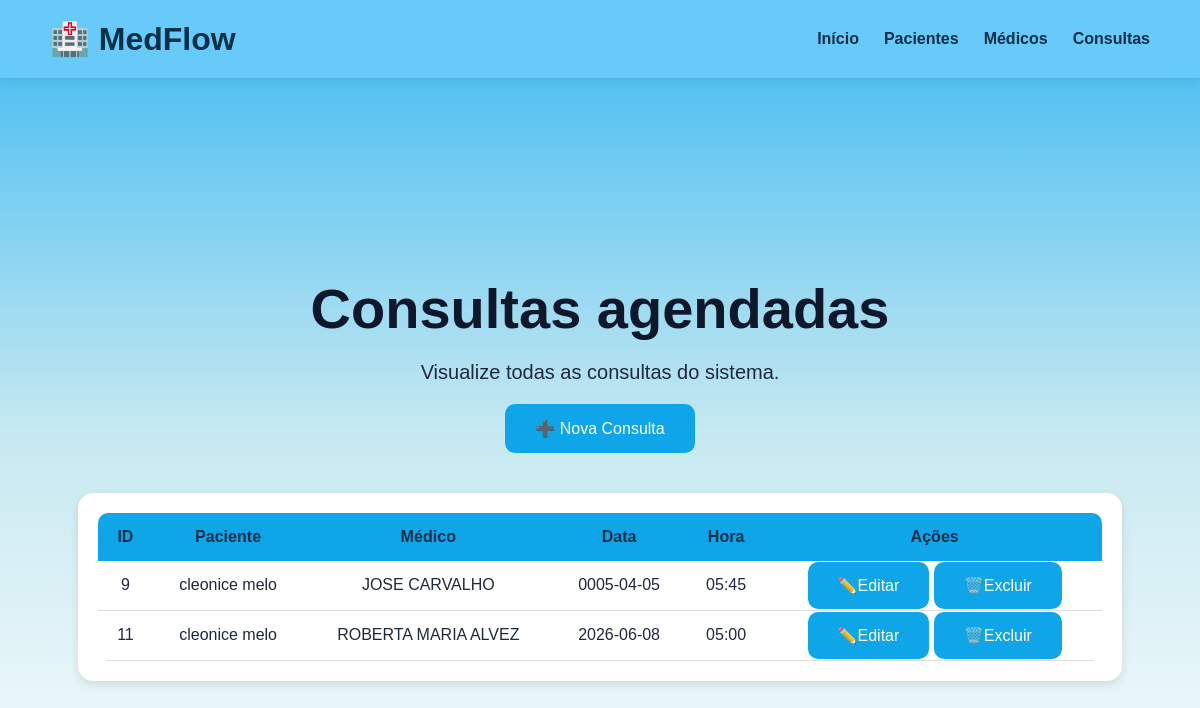
Before: /consultas with the older database file.
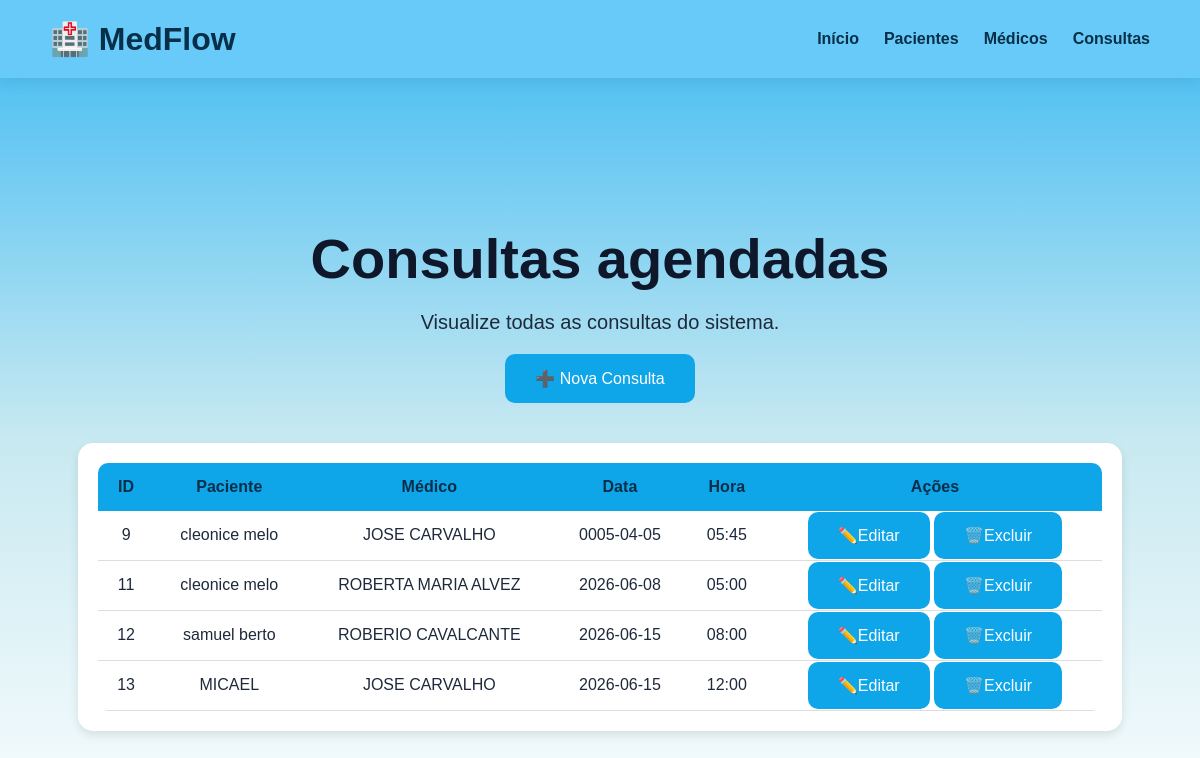
After: the same page with the newer database file.
### tables this page shows
CREATE TABLE consultas (
                   id INTEGER PRIMARY KEY AUTOINCREMENT,
                   paciente_id INTEGER NOT NULL,
                   medico_id INTEGER NOT NULL,
                   data TEXT NOT NULL,
                   hora TEXT NOT NULL,
                   FOREIGN KEY (paciente_id) REFERENCES pacientes(id),
                   FOREIGN KEY (medico_id) REFERENCES medicos(id)
                   );

CREATE TABLE pacientes (
                   id INTEGER PRIMARY KEY AUTOINCREMENT,
                   nome TEXT NOT NULL,
                   idade INTEGER,
                   telefone TEXT,
                   genero TEXT
                   );

CREATE TABLE medicos (
                   id INTEGER PRIMARY KEY AUTOINCREMENT,
                   nome TEXT NOT NULL,
                   especialidade TEXT NOT NULL,
                   telefone TEXT NOT NULL
                   );

### app.py (the view)
@app.route("/consultas")
def consultas():
    conexao = conectar()
    cursor = conexao.cursor()
    cursor.execute("""
    SELECT
        consultas.id,
        pacientes.nome,
        medicos.nome,
        consultas.data,
        consultas.hora
    FROM consultas
    JOIN pacientes
        ON consultas.paciente_id = pacientes.id
    JOIN medicos
        ON consultas.medico_id = medicos.id
    """)
    consultas = cursor.fetchall()
    lista_consultas = []
    for consulta in consultas:
        lista_consultas.append({
            "id": consulta[0],
            "paciente": consulta[1],
            "medico": consulta[2],
            "data": consulta[3],
            "hora": consulta[4]
        })
    conexao.close()
    return render_template(
    "consultas.html",
    consultas=lista_consultas
    )

### database/conexao.py (called while the page is built)
def conectar():
    conexao = sqlite3.connect('medflow.db')
    return conexao

### templates/consultas.html (shortened to what this page needs)
<!DOCTYPE html>
<html lang="pt-br">
<head>
    <link rel="stylesheet" href="{{ url_for('static', filename='css/style.css') }}">
</head>
<body>
    <nav class="navbar">
        <div class="logo">
            🏥 MedFlow
        </div>
        <div class="menu">
            <a href="/">Início</a>
            <a href="/pacientes">Pacientes</a>
            <a href="/medicos">Médicos</a>
            <a href="/consultas">Consultas</a>
        </div>
    </nav>
    <section class="hero">
        <h1>Consultas agendadas</h1>
        <p>
            Visualize todas as consultas do sistema.
        </p>
        <a href="/nova-consulta" class="btn">
        ➕ Nova Consulta
        </a>
        <div class="tabela-container">
            <table>
                <thead>
                    <tr>
                        <th>ID</th>
                        <th>Paciente</th>
                        <th>Médico</th>
                        <th>Data</th>
                        <th>Hora</th>
                        <th>Ações</th>
                    </tr>
                </thead>
                <tbody>
                    {% for consulta in consultas %}
                    <tr>
                        <td>{{ consulta.id }}</td>
                        <td>{{ consulta.paciente }}</td>
                        <td>{{ consulta.medico }}</td>
                        <td>{{ consulta.data }}</td>
                        <td>{{ consulta.hora }}</td>
                        <td>
                            <a href="/editar-consulta/{{consulta.id}}" class="btn">✏️Editar</a>
                            <a href="/excluir-consulta/{{consulta.id}}" class="btn">🗑️Excluir</a>
                        </td>
                    </tr>
                    {% endfor %}
                </tbody>
            </table>
        </div>
    </section>
</body>
</html>

Changed rows visible on the page:
added consultas: id "12", paciente "samuel berto", medico "ROBERIO CAVALCANTE", data "2026-06-15", hora "08:00"
added consultas: id "13", paciente "MICAEL", medico "JOSE CARVALHO", data "2026-06-15", hora "12:00"
